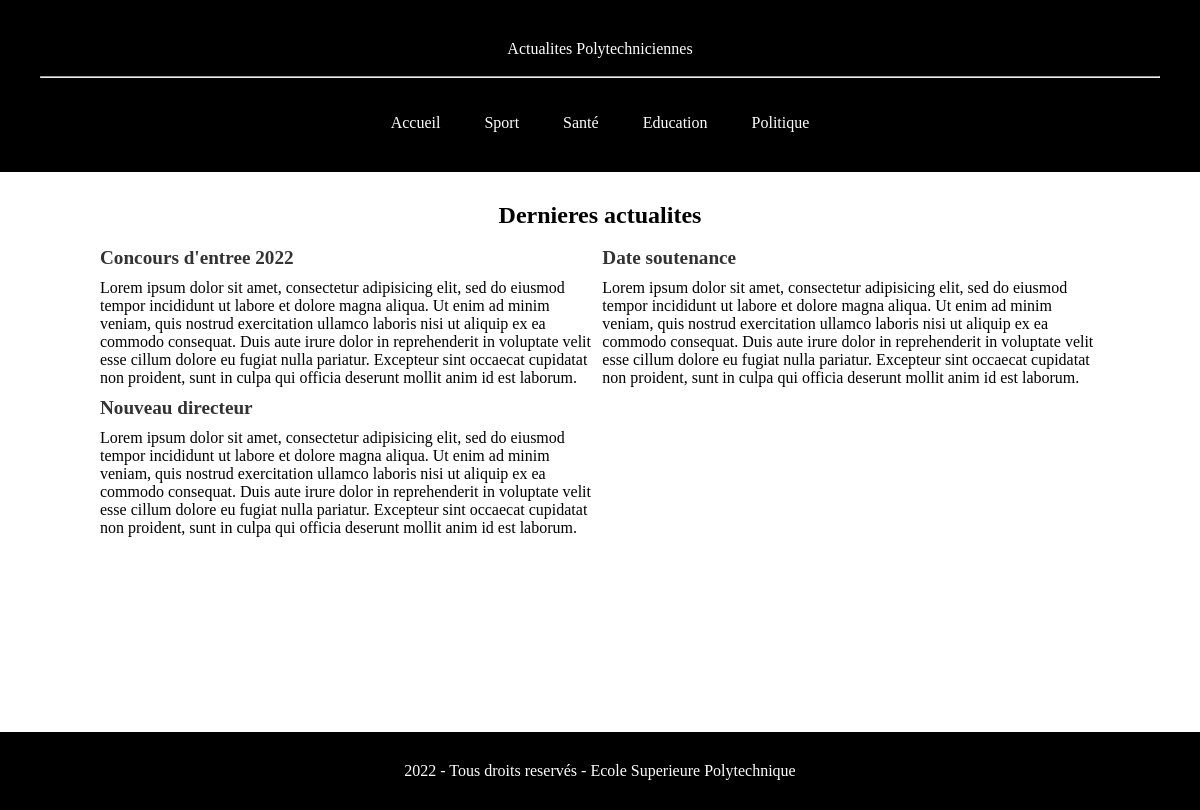
The page /education.php on the database its author committed.
### tables this page shows
CREATE TABLE Article(
	id int primary key auto_increment,
	titre varchar(255),
	contenu text,
	dateCreation datetime DEFAULT NOW(),
	dateModification datetime DEFAULT NOW(),
	categorie int
);

### article_education.php (called while the page is built, shortened)
<?php
try {
  $pdo = new PDO(
    "mysql:host=" . DB_HOST . ";charset=" . DB_CHARSET . ";dbname=" . DB_NAME,
    DB_USER, DB_PASSWORD, [
      PDO::ATTR_ERRMODE => PDO::ERRMODE_EXCEPTION,
      PDO::ATTR_DEFAULT_FETCH_MODE => PDO::FETCH_NAMED
    ]
  );
} catch (Exception $ex) { exit($ex->getMessage()); }
$stmt = $pdo->prepare("SELECT * FROM `Article` where categorie = 3");
$stmt->execute();
$Article = $stmt->fetchAll();

### education.php (the view, shortened to what this page needs)
<html>
    <head>
        <link rel="stylesheet" type="text/css" href="stylesheets/css/style.css">
    </head>
    <body>
        <header>
            <div class="conteneur">
                <div class="logo">
                        <a href="" title="ESP_News">Actualites Polytechniciennes</a><br><br>
                </div><hr><br><br>
                <nav>
                    <a href="index.php">Accueil</a>
                    <a href="sport.php">Sport</a>
                    <a href="sante.php">Santé</a>
                    <a href="education.php">Education</a>
                    <a href="politique.php">Politique</a>
                </nav>
            </div>
        </header>
        <section class="container">
        <h1 style="text-align:center">Dernieres actualites</h1><br>
        <div id="news"><?php
            require "article_education.php";
            foreach ($Article as $art) { ?>
            <div class="news-wrap" data-id="<?=$art["id"]?>">
                <div class="news-title"><?=$art["titre"]?></div>
                <div class="news-desc"><?=$art["contenu"]?></div>
            </div>
            <?php }
            ?></div>
        </section>
        <footer>
        <div class="conteneur">
                <?php echo date('Y'); ?> - Tous droits reservés - Ecole Superieure Polytechnique
            </div>
        </footer>
    </body>
</html>

### stylesheets/css/style.css (style rules this page uses)
* { margin: 0; }
a { text-decoration: none; color: #000; }
.conteneur { margin: 0 auto; max: 1170px; }
header { background: #000000; padding: 40px; text-align: center; }
header nav { display: inline; justify-content: space-between; }
header a { color: #ffffff; text-decoration: none; padding: 20px; }
section { padding: 30px; min-height: 500px; }
footer { background: #000; color: white; text-align: center; padding: 30px 0; }
#news { max-width: 1000px; margin: 0 auto; display: grid; grid-gap: 10px; grid-template-columns: auto auto; }
#news .news-title { font-weight: bold; font-size: 1.2em; color: #333; }
#news .news-desc { margin-top: 10px; color: black; }

### rows shown on the page
article: titre "Concours d'entree 2022", contenu "Lorem ipsum dolor sit amet, consectetur adipisicing elit, sed do eiusmod tempor incididunt ut labore et dolore magna aliqua. Ut enim ad minim veniam, quis nostrud exercitation ullamco laboris nisi ut aliquip ex ea commodo consequat. Duis aute irure dolor in reprehenderit in voluptate velit esse cillum dolore eu fugiat nulla pariatur. Excepteur sint occaecat cupidatat non proident, sunt in culpa qui officia deserunt mollit anim id est laborum."
article: titre "Date soutenance", contenu "Lorem ipsum dolor sit amet, consectetur adipisicing elit, sed do eiusmod tempor incididunt ut labore et dolore magna aliqua. Ut enim ad minim veniam, quis nostrud exercitation ullamco laboris nisi ut aliquip ex ea commodo consequat. Duis aute irure dolor in reprehenderit in voluptate velit esse cillum dolore eu fugiat nulla pariatur. Excepteur sint occaecat cupidatat non proident, sunt in culpa qui officia deserunt mollit anim id est laborum."
article: titre "Nouveau directeur", contenu "Lorem ipsum dolor sit amet, consectetur adipisicing elit, sed do eiusmod tempor incididunt ut labore et dolore magna aliqua. Ut enim ad minim veniam, quis nostrud exercitation ullamco laboris nisi ut aliquip ex ea commodo consequat. Duis aute irure dolor in reprehenderit in voluptate velit esse cillum dolore eu fugiat nulla pariatur. Excepteur sint occaecat cupidatat non proident, sunt in culpa qui officia deserunt mollit anim id est laborum."
